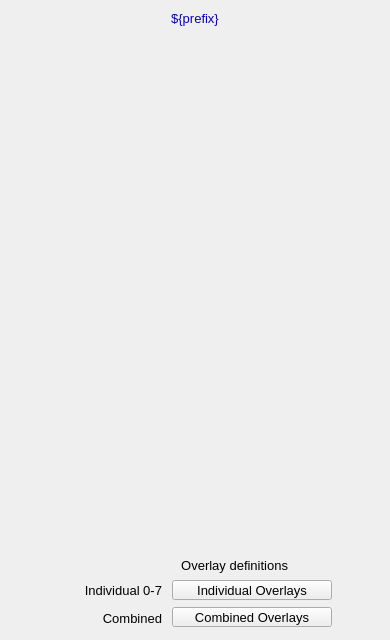
<?xml version="1.0" ?>
<ui version="4.0">
  <class>Dialog</class>
  <widget class="QWidget" name="screen">
    <property name="geometry">
      <rect>
        <x>154</x>
        <y>55</y>
        <width>390</width>
        <height>640</height>
      </rect>
    </property>
    <property name="styleSheet">
      <string notr="true">QWidget#screen {
  color: rgb(0, 0, 0);
  background-color: rgb(187, 187, 187);
  }</string>
    </property>
    <property name="windowTitle">
      <string>NDOverlay</string>
    </property>
    <widget class="PyDMDrawingRectangle" name="rectangle">
      <property name="geometry">
        <rect>
          <x>0</x>
          <y>5</y>
          <width>390</width>
          <height>25</height>
        </rect>
      </property>
      <property name="brush" stdset="0">
        <brush brushstyle="SolidPattern">
          <color alpha="255">
            <red>218</red>
            <green>218</green>
            <blue>218</blue>
          </color>
        </brush>
      </property>
      <property name="penStyle" stdset="0">
        <enum>Qt::SolidLine</enum>
      </property>
      <property name="penColor" stdset="0">
        <color>
          <red>218</red>
          <green>218</green>
          <blue>218</blue>
        </color>
      </property>
      <property name="penWidth" stdset="0">
        <double>0</double>
      </property>
      <property name="penCapStyle" stdset="0">
        <enum>Qt::FlatCap</enum>
      </property>
      <property name="toolTip">
        <string>rectangle</string>
      </property>
    </widget>
    <widget class="QLabel" name="text">
      <property name="geometry">
        <rect>
          <x>87</x>
          <y>6</y>
          <width>216</width>
          <height>25</height>
        </rect>
      </property>
      <property name="text">
        <string>${prefix}</string>
      </property>
      <property name="font" stdset="0">
        <font>
          <pointsize>10</pointsize>
        </font>
      </property>
      <property name="brush" stdset="0">
        <brush brushstyle="SolidPattern">
          <color alpha="255">
            <red>10</red>
            <green>0</green>
            <blue>184</blue>
          </color>
        </brush>
      </property>
      <property name="toolTip">
        <string>text</string>
      </property>
      <property name="alignment">
        <set>Qt::AlignCenter</set>
      </property>
      <property name="styleSheet">
        <string notr="true">QLabel#text {
  color: rgb(10, 0, 184);
  }</string>
      </property>
    </widget>
    <widget class="PyDMEmbeddedDisplay" name="composite">
      <property name="geometry">
        <rect>
          <x>5</x>
          <y>40</y>
          <width>380</width>
          <height>505</height>
        </rect>
      </property>
      <property name="toolTip">
        <string>composite</string>
      </property>
      <property name="filename" stdset="0">
        <string>PluginBase_V20.ui</string>
      </property>
    </widget>
    <widget class="PyDMFrame" name="composite_1">
      <property name="geometry">
        <rect>
          <x>5</x>
          <y>550</y>
          <width>380</width>
          <height>85</height>
        </rect>
      </property>
      <widget class="PyDMDrawingRectangle" name="rectangle_1">
        <property name="geometry">
          <rect>
            <x>0</x>
            <y>0</y>
            <width>380</width>
            <height>85</height>
          </rect>
        </property>
        <property name="brush" stdset="0">
          <brush brushstyle="NoBrush">
            <color alpha="255">
              <red>0</red>
              <green>0</green>
              <blue>0</blue>
            </color>
          </brush>
        </property>
        <property name="penStyle" stdset="0">
          <enum>Qt::SolidLine</enum>
        </property>
        <property name="penColor" stdset="0">
          <color>
            <red>0</red>
            <green>0</green>
            <blue>0</blue>
          </color>
        </property>
        <property name="penWidth" stdset="0">
          <double>1</double>
        </property>
        <property name="penCapStyle" stdset="0">
          <enum>Qt::FlatCap</enum>
        </property>
        <property name="toolTip">
          <string>rectangle_1</string>
        </property>
      </widget>
      <widget class="PyDMRelatedDisplayButton" name="related_display">
        <property name="geometry">
          <rect>
            <x>167</x>
            <y>30</y>
            <width>160</width>
            <height>20</height>
          </rect>
        </property>
        <property name="toolTip">
          <string>Individual Overlays</string>
        </property>
        <property name="text">
          <string>Individual Overlays</string>
        </property>
        <property name="showIcon" stdset="0">
          <bool>true</bool>
        </property>
        <property name="font" stdset="0">
          <font>
            <pointsize>10</pointsize>
          </font>
        </property>
        <property name="styleSheet">
          <string notr="true">PyDMRelatedDisplayButton#related_display {
  color: rgb(0, 0, 0);
  background-color: rgb(115, 223, 255);
  }</string>
        </property>
        <property name="titles" stdset="0">
          <stringlist>
            <string>Overlay 1</string>
            <string>Overlay 2</string>
            <string>Overlay 3</string>
            <string>Overlay 4</string>
            <string>Overlay 5</string>
            <string>Overlay 6</string>
            <string>Overlay 7</string>
            <string>Overlay 8</string>
          </stringlist>
        </property>
        <property name="filenames" stdset="0">
          <stringlist>
            <string>OverlayN_V20.ui</string>
            <string>OverlayN_V20.ui</string>
            <string>OverlayN_V20.ui</string>
            <string>OverlayN_V20.ui</string>
            <string>OverlayN_V20.ui</string>
            <string>OverlayN_V20.ui</string>
            <string>OverlayN_V20.ui</string>
            <string>OverlayN_V20.ui</string>
          </stringlist>
        </property>
        <property name="macros" stdset="0">
          <stringlist>
            <string>P=${P}, R=${R}1:</string>
            <string>P=${P}, R=${R}2:</string>
            <string>P=${P}, R=${R}3:</string>
            <string>P=${P}, R=${R}4:</string>
            <string>P=${P}, R=${R}5:</string>
            <string>P=${P}, R=${R}6:</string>
            <string>P=${P}, R=${R}7:</string>
            <string>P=${P}, R=${R}8:</string>
          </stringlist>
        </property>
        <property name="openInNewWindow" stdset="0">
          <bool>true</bool>
        </property>
      </widget>
      <widget class="QLabel" name="text_1">
        <property name="geometry">
          <rect>
            <x>17</x>
            <y>30</y>
            <width>140</width>
            <height>20</height>
          </rect>
        </property>
        <property name="text">
          <string>Individual 0-7</string>
        </property>
        <property name="font" stdset="0">
          <font>
            <pointsize>10</pointsize>
          </font>
        </property>
        <property name="brush" stdset="0">
          <brush brushstyle="SolidPattern">
            <color alpha="255">
              <red>0</red>
              <green>0</green>
              <blue>0</blue>
            </color>
          </brush>
        </property>
        <property name="toolTip">
          <string>text_1</string>
        </property>
        <property name="alignment">
          <set>Qt::AlignRight|Qt::AlignTrailing|Qt::AlignVCenter</set>
        </property>
        <property name="styleSheet">
          <string notr="true">QLabel#text_1 {
  color: rgb(0, 0, 0);
  }</string>
        </property>
      </widget>
      <widget class="PyDMRelatedDisplayButton" name="related_display_1">
        <property name="geometry">
          <rect>
            <x>167</x>
            <y>57</y>
            <width>160</width>
            <height>20</height>
          </rect>
        </property>
        <property name="toolTip">
          <string>Combined Overlays</string>
        </property>
        <property name="text">
          <string>Combined Overlays</string>
        </property>
        <property name="showIcon" stdset="0">
          <bool>true</bool>
        </property>
        <property name="font" stdset="0">
          <font>
            <pointsize>10</pointsize>
          </font>
        </property>
        <property name="styleSheet">
          <string notr="true">PyDMRelatedDisplayButton#related_display_1 {
  color: rgb(0, 0, 0);
  background-color: rgb(115, 223, 255);
  }</string>
        </property>
        <property name="titles" stdset="0">
          <stringlist>
            <string>Overlays 1-8</string>
            <string>Overlays 9-16</string>
          </stringlist>
        </property>
        <property name="filenames" stdset="0">
          <stringlist>
            <string>Overlay8_V20.ui</string>
            <string>Overlay8_V20.ui</string>
          </stringlist>
        </property>
        <property name="macros" stdset="0">
          <stringlist>
            <string>P=${P},R=${R},O1=${R}1:,O2=${R}2:,O3=${R}3:,O4=${R}4:,O5=${R}5:,O6=${R}6:,O7=${R}7:,O8=${R}8:</string>
            <string>P=${P},R=${R},O1=${R}9:,O2=${R}10:,O3=${R}11:,O4=${R}12:,O5=${R}13:,O6=${R}14:,O7=${R}15:,O8=${R}16:</string>
          </stringlist>
        </property>
        <property name="openInNewWindow" stdset="0">
          <bool>true</bool>
        </property>
      </widget>
      <widget class="QLabel" name="text_2">
        <property name="geometry">
          <rect>
            <x>133</x>
            <y>5</y>
            <width>150</width>
            <height>20</height>
          </rect>
        </property>
        <property name="text">
          <string>Overlay definitions</string>
        </property>
        <property name="font" stdset="0">
          <font>
            <pointsize>10</pointsize>
          </font>
        </property>
        <property name="brush" stdset="0">
          <brush brushstyle="SolidPattern">
            <color alpha="255">
              <red>0</red>
              <green>0</green>
              <blue>0</blue>
            </color>
          </brush>
        </property>
        <property name="toolTip">
          <string>text_2</string>
        </property>
        <property name="alignment">
          <set>Qt::AlignRight|Qt::AlignTrailing|Qt::AlignVCenter</set>
        </property>
        <property name="styleSheet">
          <string notr="true">QLabel#text_2 {
  color: rgb(0, 0, 0);
  }</string>
        </property>
      </widget>
      <widget class="QLabel" name="text_3">
        <property name="geometry">
          <rect>
            <x>77</x>
            <y>58</y>
            <width>80</width>
            <height>20</height>
          </rect>
        </property>
        <property name="text">
          <string>Combined</string>
        </property>
        <property name="font" stdset="0">
          <font>
            <pointsize>10</pointsize>
          </font>
        </property>
        <property name="brush" stdset="0">
          <brush brushstyle="SolidPattern">
            <color alpha="255">
              <red>0</red>
              <green>0</green>
              <blue>0</blue>
            </color>
          </brush>
        </property>
        <property name="toolTip">
          <string>text_3</string>
        </property>
        <property name="alignment">
          <set>Qt::AlignRight|Qt::AlignTrailing|Qt::AlignVCenter</set>
        </property>
        <property name="styleSheet">
          <string notr="true">QLabel#text_3 {
  color: rgb(0, 0, 0);
  }</string>
        </property>
      </widget>
    </widget>
  </widget>
  <customwidgets>
    <customwidget>
      <class>PyDMDrawingRectangle</class>
      <extends>QWidget</extends>
      <header>pydm.widgets.drawing</header>
    </customwidget>
    <customwidget>
      <class>PyDMLabel</class>
      <extends>QLabel</extends>
      <header>pydm.widgets.label</header>
    </customwidget>
    <customwidget>
      <class>PyDMEmbeddedDisplay</class>
      <extends>QFrame</extends>
      <header>pydm.widgets.embedded_display</header>
    </customwidget>
    <customwidget>
      <class>PyDMFrame</class>
      <extends>QFrame</extends>
      <header>pydm.widgets.frame</header>
    </customwidget>
    <customwidget>
      <class>PyDMRelatedDisplayButton</class>
      <extends>QPushButton</extends>
      <header>pydm.widgets.related_display_button</header>
    </customwidget>
  </customwidgets>
</ui>
